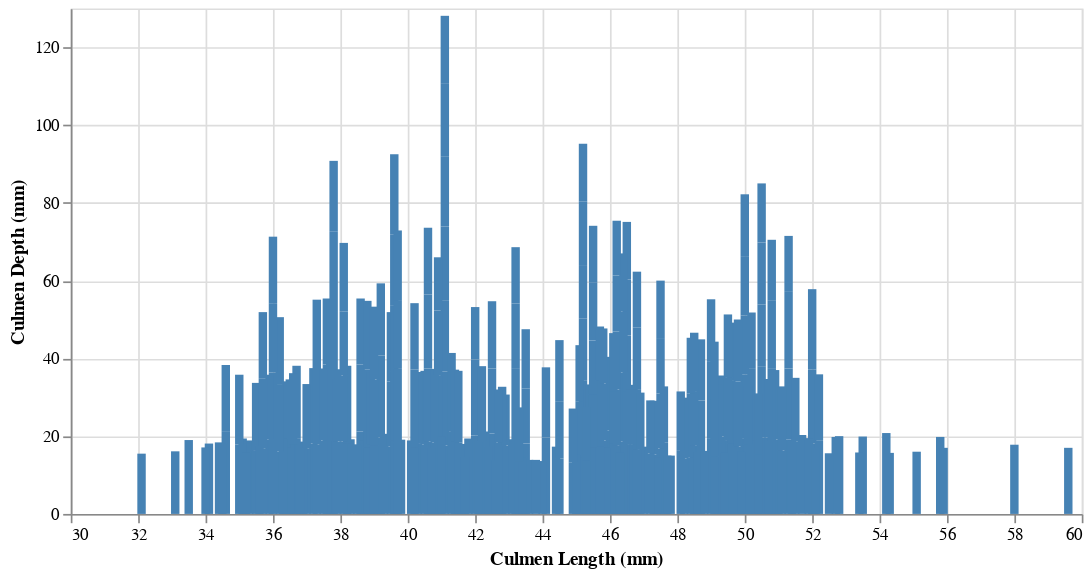

The cell this chart's notebook holds for it:
### Code cell
alt.Chart(df).mark_bar().encode(
    x="Culmen Length (mm)",
    y="Culmen Depth (mm)",
  
    color=alt.condition(
        
        alt.datum.year == ('Species'), 
        alt.value('orange'),     # which sets the bar orange.
        alt.value('steelblue')   # And if it's not true it sets the bar steelblue.
    )
).properties(width=600)

### Figure 1 — Vega-Lite specification as saved in the notebook (floating-point values rounded to 4 significant figures; data arrays with more than 128 entries replaced by an {"elided": "..."} marker saying what was removed)
{"config": {"view": {"continuousWidth": 400, "continuousHeight": 300}}, "data": {"name": "data-1564d53258b3d32878a12923c56bfb9d"}, "mark": "bar", "encoding": {"color": {"condition": {"value": "orange", "test": "(datum.year === 'Species')"}, "value": "steelblue"}, "x": {"type": "quantitative", "field": "Culmen Length (mm)"}, "y": {"type": "quantitative", "field": "Culmen Depth (mm)"}}, "width": 600, "$schema": "https://vega.github.io/schema/vega-lite/v4.8.1.json", "datasets": {"data-1564d53258b3d32878a12923c56bfb9d": {"elided": "344 records"}}}
